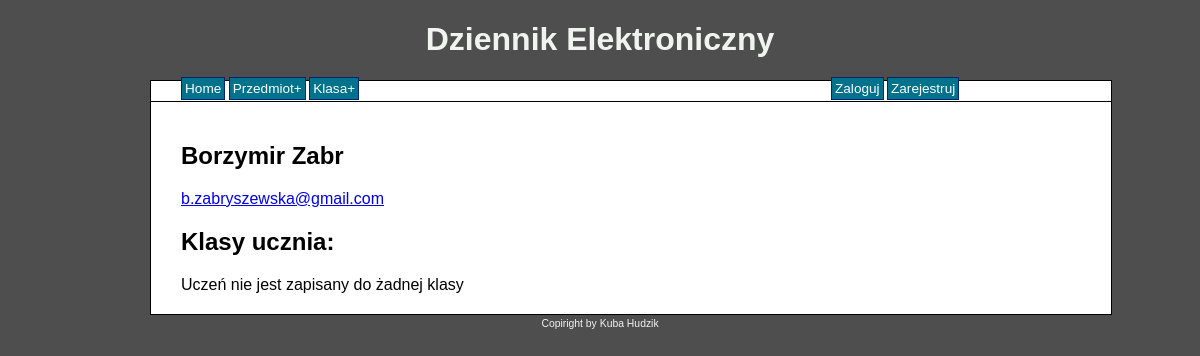
The page /user.php?id=2 on the database as committed earlier.
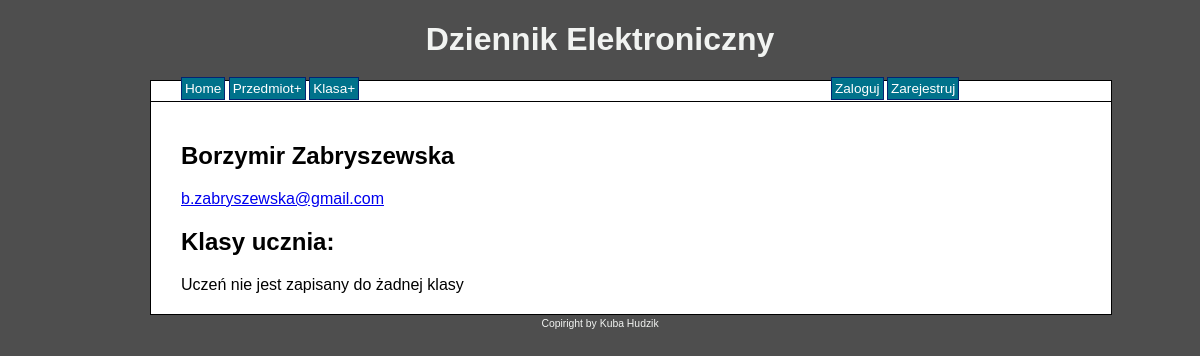
The same page on the database as committed later.
### tables this page shows
CREATE TABLE users (
    user_id         INT(4)          NOT NULL AUTO_INCREMENT,
    user_login      VARCHAR(40)     NOT NULL,
    user_name       VARCHAR(40)     NOT NULL,
    user_last       VARCHAR(40)     NOT NULL,
    user_pass       VARCHAR(255)    NOT NULL,
    user_mail       VARCHAR(255)    NOT NULL,
    user_date       DATETIME        NOT NULL,
    user_level      INT(4)          NOT NULL,

    UNIQUE INDEX user_name_unique (user_login),
    PRIMARY KEY (user_id)
);

### user.php (the view)
<?php
    include 'connect.php';
    include 'header.php';
    $sql = "SELECT * FROM users WHERE user_id = " .htmlspecialchars($_GET['id']);
    $que = mysqli_query($conn, $sql);
    if($_SESSION['user_id'] < 0){
        echo 'Nie masz uprawnień żeby przeglądać tą stronę';
    }
    else{
        if(mysqli_num_rows($que) == 0){
            echo 'Użytkownik nie istnieje.';
        }
        else{
            while ($row = mysqli_fetch_array($que)){
                echo '<h2>'.$row['user_name'].' '.$row['user_last'].'</h2>';
                echo '<a href="mailto:'.$row['user_mail'].'">'.$row['user_mail'].'</a>';
            }
            if($row['user_level'] == 0){
                echo '<h2>Klasy ucznia:</h2>';
                $sql_s = "SELECT categories.cat_id, categories.cat_name, categories.cat_desc FROM categories, classes, users, students
                           WHERE classes.cat_id = categories.cat_id
                            AND students.class_id = classes.class_id
                            AND students.user_id = users.user_id
                            AND students.user_id = " . $_GET['id'];
                $que_s = mysqli_query($conn, $sql_s);
                if (mysqli_num_rows($que_s) == 0){
                    echo 'Uczeń nie jest zapisany do żadnej klasy';
                }
                else{
                    while ($row_s = mysqli_fetch_array($que_s)){
                        echo '<a href="category.php?id='.$row_s['cat_id'].'">'. $row_s['cat_name'].'</a>';
                    }
                }
            }
        }
    }
    include 'footer.php';
?>

Rows that differ between the two databases and show on the page:
changed users "Borzymir": user_last "Zabr" → "Zabryszewska"
